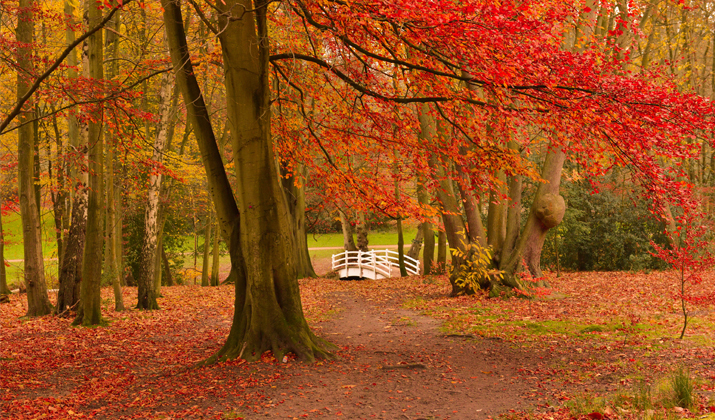
%> input picture exercises/homework3/homework3/Ex3_1/old/Autumn.jpg, 715 x 420 px
$ octave Ex3_1draft_ari.m   (GNU Octave 9; MATLAB toolbox functions it lacks are replaced by stand-ins)
%> lines starting %> are read from the running program, lines starting %| are printed output that depends on the picture
RGB = imread('Autumn.jpg');
%> RGB is the input picture: size 420x715x3 uint8; mean R, G, B 151.8, 81.2, 28.1
J = rgb2gray(RGB);
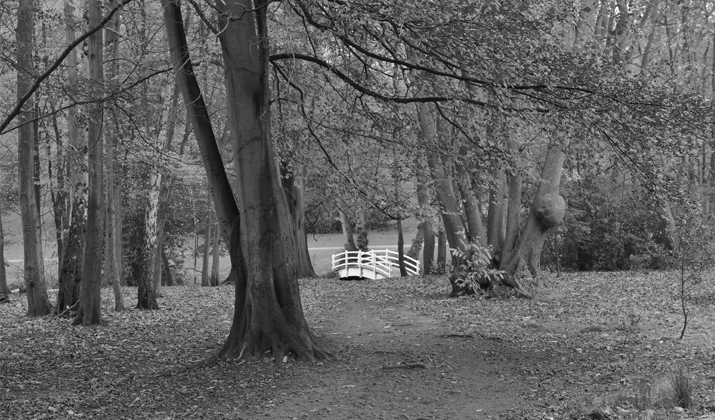
%> J: size 420x715 uint8; min 3, max 255, mean 96.2
%figure, imagesc(J)
size (J)
%> ans = [420 715]
I = imcrop(J,[1 1 699 399]); %resizing image to shape 400x600
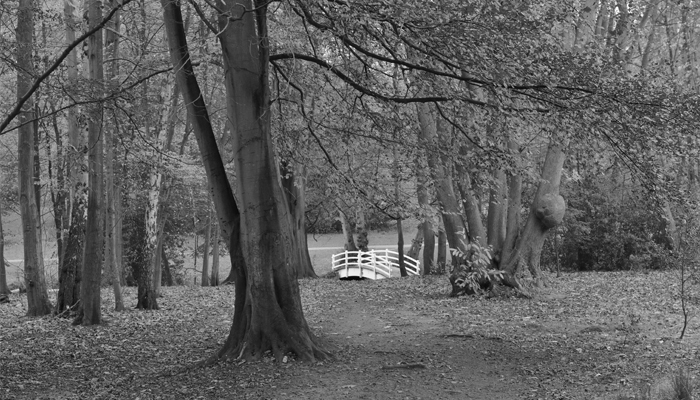
%> I: size 400x700 uint8; min 3, max 255, mean 95.5
%[rows, columns, numberOfColorChannels] = size(I)

figure (1)
subplot(2,1,1),imshow(RGB)
title('RGB')
subplot(2,1,2),imshow(I)
title('grey scale and cropped')


imSz = size(I)
%> imSz = [400 700]
patchSz = [10 10];
xIdxs = [1:patchSz(2):imSz(2) imSz(2)+1]; % +10, 1:401
%> xIdxs = 71 values from 1 to 701
yIdxs = [1:patchSz(1):imSz(1) imSz(1)+1]; % +10, 1:701
%> yIdxs = 41 values from 1 to 401
r = length(yIdxs)-1; %40
%> r = 40
c = length(xIdxs)-1; %70
%> c = 70
patches = cell(r,c);
S = zeros(r*c,patchSz(1)*patchSz(2)); %initialize empty matrix (2800 rows, 100 columns)
k = 1; %counter for matrix lines

for i = 1:r
    Isub = I(yIdxs(i):yIdxs(i+1)-1,:);
    for j = 1:c
        patches{i,j} = Isub(:,xIdxs(j):xIdxs(j+1)-1); %creating patches
        sz = [1,numel(patches{i,j})]; %raw vector = array [1,100] or
        %sz = [numel(patches{i,j}),1]; %column vector = array [100,1] ?
        vectors{i,j} = reshape(patches{i,j},sz);
        S(k,:) = vectors{i,j}; %filling initialized matrix with vectors
        k = k+1;
    end
end
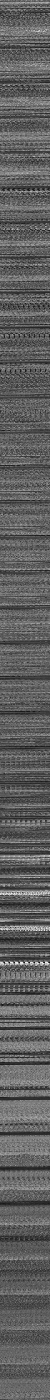
%> S: size 2800x100 double (shown at 1/2 size); min 3, max 255, mean 95.5; mean of the top-left, top-right, bottom-left and bottom-right quarters 95.5, 95.4, 95.4, 95.7
%> after the loop, k = 2801; patches = 2800 items; vectors = 2800 items
%k
%patches
%vectors
%celldisp(patches(40,70))
%celldisp(vectors(40,70))


%P_test = patches{2,3}; check how a patch gets vectorized
%V_test =vectors{2,3};

[coeff, score, latent, tsquared, explained, mu] =  pca(S); % X= coefficients; W = scores
%> latent = 100 values, max 56289.1 at index 1, min 25.36 at index 100, mean 1153.9; tsquared = 2800 values, max 562 at index 1786, min 2.86 at index 795, mean 99.96; explained = 100 values, max 48.78 at index 1, min 0.022 at index 100, mean 1; mu = 100 values, max 96.69 at index 94, min 94.36 at index 27, mean 95.49
X = coeff;
W = score;
eigval = latent;
%> eigval has the same summary as latent
%corr(W) --> orthogonality check
%%verifying that XW.', is a reconstruction of S, except for the scaling.
size(score * coeff')
%> ans = [2800 100]
S_hat = score*coeff';


%S_hat = reshape(S_hat, r,c);
%S_hat = X*W' + repmat(mu1,100,28);
vectors_hat=cell(1,100);
patches_hat=cell(r,c);
I_reconstruct = zeros(size(I));
%k = 2801;
t = k;
%> t = 2801
for i = r:-1:1 %40 to 1
    for j = c:-1:1  %1 to 70
        if t > 0
            vectors_hat = S_hat(t-1,:);
            patches_hat{i,j} = reshape(vectors_hat, [10,10]); %re-creating patches
            t = t-1;
        end
    end
end
%> after the loop, patches_hat = 2800 items; t = 1; vectors_hat = 100 values, max 59.15 at index 74, min -42.53 at index 15, mean 7.89
I_reconstruct = cell2mat(patches_hat);

figure (2)
subplot(2,1,1),imshow(I)
title('original')
subplot(2,1,2),imshow(I_reconstruct)
%> after `imshow(I_reconstruct)`:
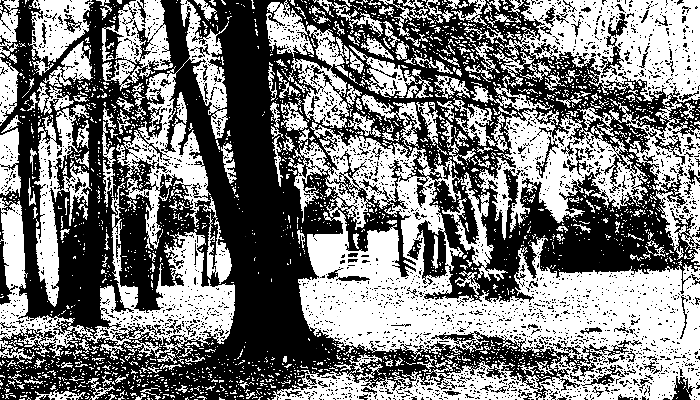
%> displayed picture: size 400x700, on the screen's scale of 0 to 255; min 0, max 255, mean 123.4
title('PCA reconstructed') %which does NOT contain the same amount of info...
%%
%variance explained by principal components
%two ways to get it, same stuff b = a*100
a = cumsum(latent)/sum(latent); %percentual
%> a = 100 values from 0.488 to 1
b = cumsum(explained); %decimals
%> b = 100 values from 48.78 to 100

figure(3)
Y = explained;
%> Y has the same summary as explained
bar(Y)
%text([1:length(Y)],Y', num2str(Y','%0.2f'),'HorizontalAlignment','center','VerticalAlignment','bottom')
box off
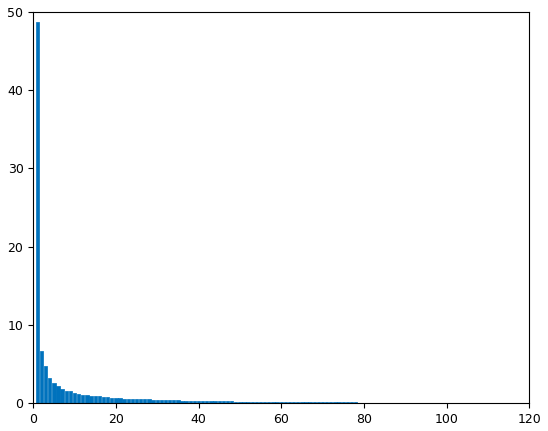
%> figure redrawn from the program's plot data; tallest bar 48.78 high, from x = 0.6 to 1.4


figure (4)
x = [1:50]; y = a(1:50);
%> after `y = a(1:50)`: y = 50 values from 0.488 to 0.949
bar(x,y)
title('Cumulative variance explained')
xlabel('principal components 1-50')
ylabel('Cum Var')
for i1=1:numel(y)
    text(x(i1),y(i1),num2str(y(i1),'%0.2f'),...
               'HorizontalAlignment','center',...
               'VerticalAlignment','bottom')
end
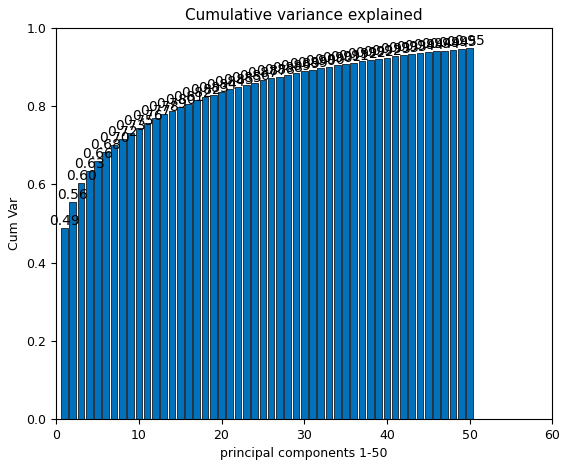
%> figure redrawn from the program's plot data; tallest bar 0.949 high, from x = 49.6 to 50.4

figure (5)
x = [1:6]; y = explained(1:6);
%> after `y = explained(1:6)`: y = [48.78; 6.72; 4.82; 3.17; 2.53; 2.26]
bar(x,y)
title('6 principal components')
ylabel('Var')
name = {'pc1';'pc2';'pc3';'pc4';'pc5';'pc6'};
set(gca,'xticklabel',name)
for i1=1:numel(y)
    text(x(i1),y(i1),num2str(y(i1),'%0.2f'),...
               'HorizontalAlignment','center',...
               'VerticalAlignment','bottom')
end
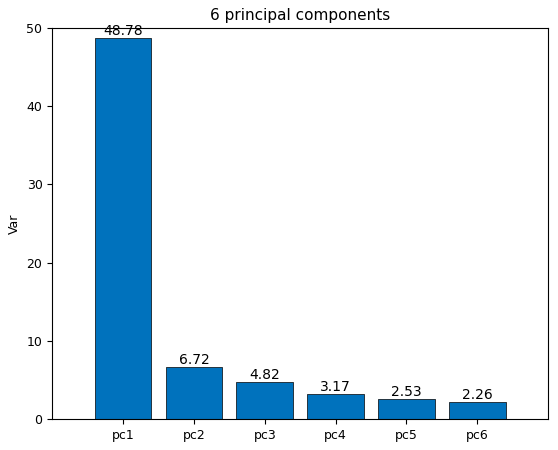
%> figure redrawn from the program's plot data; tallest bar 48.78 high, from x = 0.6 to 1.4

$ run again, with exercises/homework3/homework3/Ex3_1/old/beach.jpg copied over exercises/homework3/homework3/Ex3_1/old/Autumn.jpg
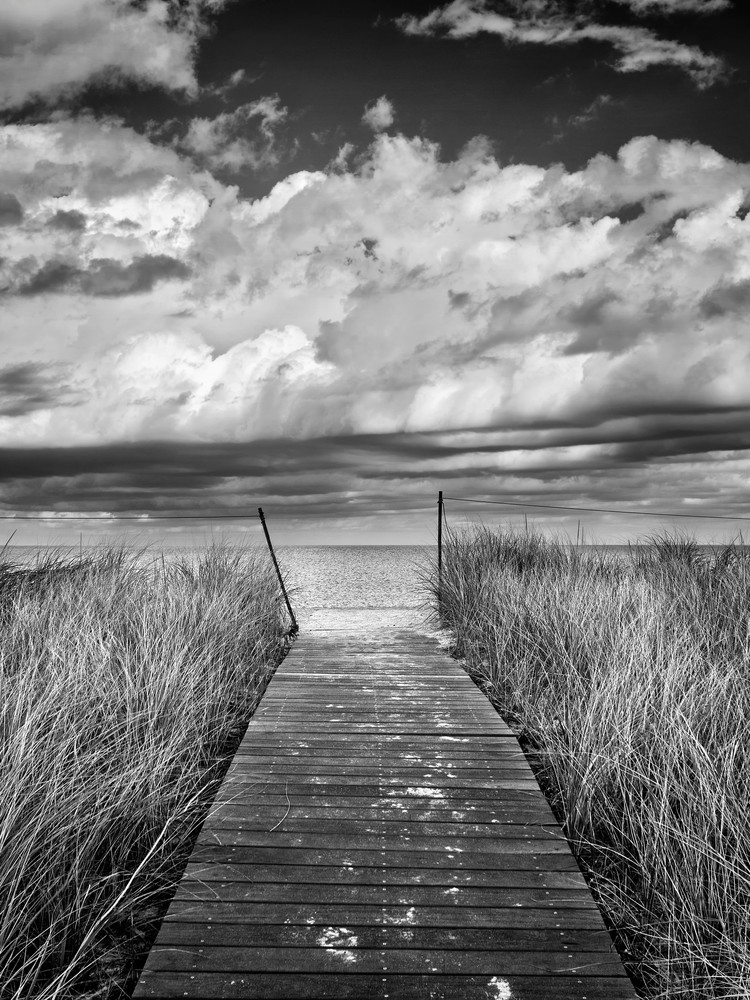
%> input picture exercises/homework3/homework3/Ex3_1/old/beach.jpg, 750 x 1000 px
%> RGB is the input picture: size 1000x750x3 uint8; mean R, G, B 118.6, 118.6, 118.6
%> after the loop `for i = 1:r`: k = 2801; patches = 2800 items
%> latent = 100 values, max 410777.1 at index 1, min 0.156 at index 100, mean 4271.8; tsquared = 2800 values, max 1397.7 at index 1337, min 3.38 at index 2783, mean 99.96; explained = 100 values, max 96.16 at index 1, min 3.64e-05 at index 100, mean 1; mu = 100 values, max 141 at index 50, min 138 at index 91, mean 139.5
%> eigval has the same summary as latent
%> `size(score * coeff')`: ans = [2800 100]
%> `t = k;`: t = 2801
%> after the loop `for i = r:-1:1`: patches_hat = 2800 items; t = 1; vectors_hat = 100 values, max 42 at index 91, min 29.22 at index 10, mean 35.61
%> a = 100 values from 0.962 to 1
%> b = 100 values from 96.16 to 100
%> Y has the same summary as explained
%> `y = a(1:50)`: y = 50 values from 0.962 to 1
%> after the loop `for i1=1:numel(y)`:
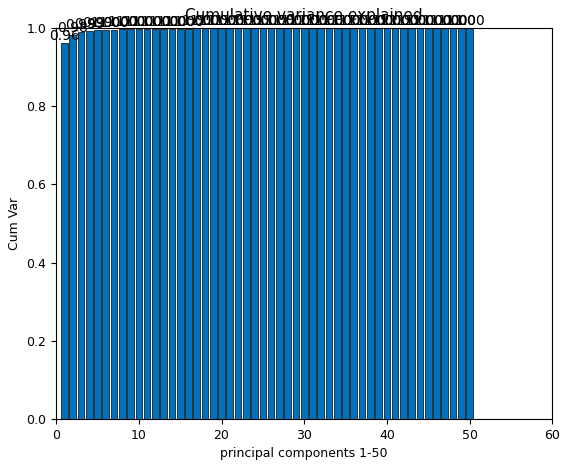
%> figure redrawn from the program's plot data; tallest bar 1 high, from x = 49.6 to 50.4
%> `y = explained(1:6)`: y = [96.16; 1.97; 0.804; 0.301; 0.186; 0.104]
%> after the loop `for i1=1:numel(y)`:
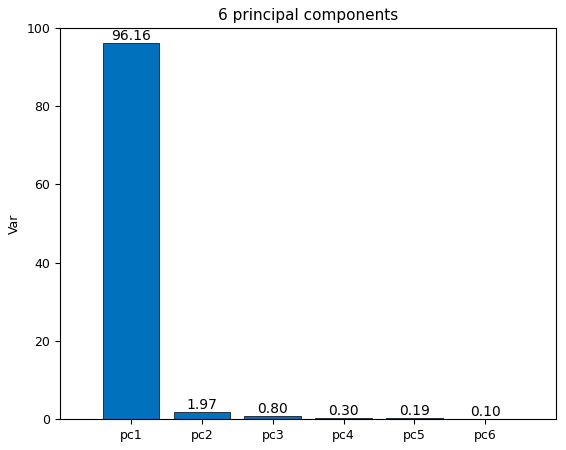
%> figure redrawn from the program's plot data; tallest bar 96.16 high, from x = 0.6 to 1.4
